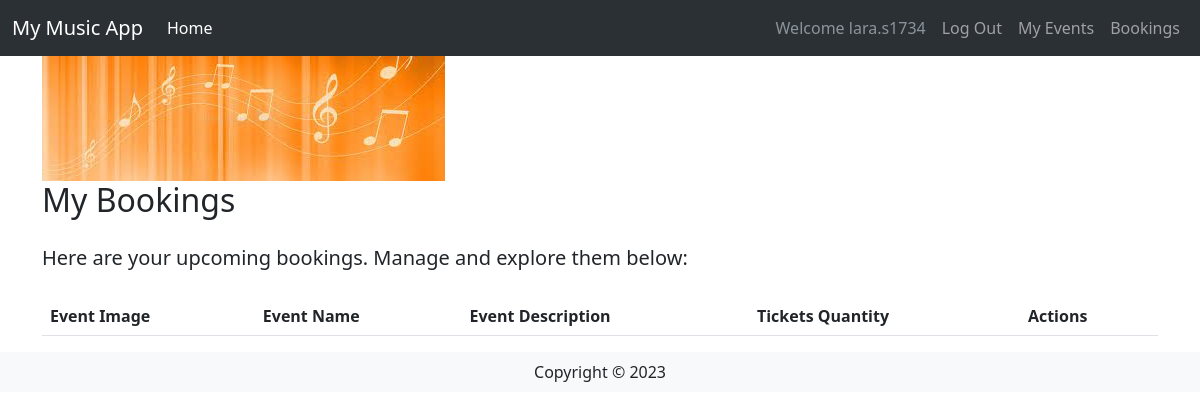
The page /userbookings (signed in) on the database as committed earlier.
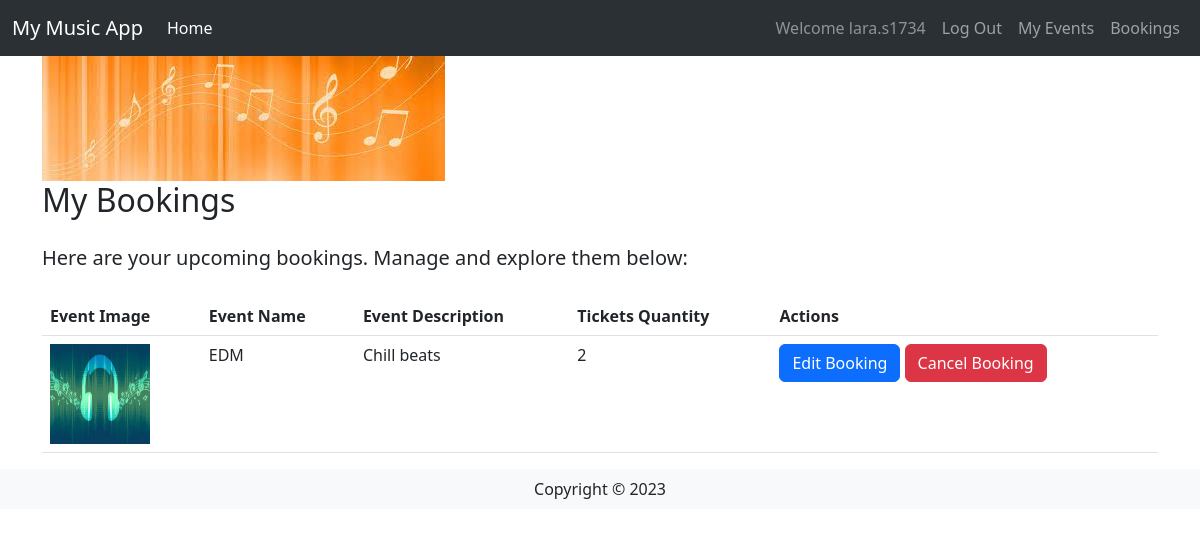
The same page on the database as committed later.
### website/models.py (models this page shows, shortened)
class Concert(db.Model):
    __tablename__ = 'Event'
    id = db.Column(db.Integer, primary_key=True)
    EventName = db.Column(db.String(80))
    EventDesc = db.Column(db.String(200))
    EventImage = db.Column(db.String(400))
    EventDate = db.Column(db.String(100))
    EventLocation = db.Column(db.String(100))
    EventInfo = db.Column(db.String(200))
    EventPrice = db.Column(db.DECIMAL(9, 2))
    EventStatus = db.Column(db.String(20))
    EventTicketCount = db.Column(db.Integer)
    UserId = db.Column(db.Integer, db.ForeignKey('User.id'))
    userCreator = db.relationship('User', backref='events_created')
    EventTime = db.Column(db.String(100))
    Comments = db.relationship('Comment', backref='concert')

class Booking(db.Model):
    __tablename__ = 'Bookings'
    id = db.Column(db.Integer, primary_key=True)
    TicketQuantity = db.Column(db.Integer)
    UserID = db.Column(db.Integer, db.ForeignKey('User.id'))
    EventID = db.Column(db.Integer, db.ForeignKey('Event.id'))

### website/userbooking.py (the view)
@usebookbp.route('/userbookings', methods=['GET', 'POST'])
@login_required
def userbookings():
    id= current_user.id
    userquery = db.select(Booking.EventID).where(Booking.UserID==id)
    userresult = db.session.execute(userquery).scalars()
    userbookings = userresult.all()
    concerts = db.session.scalars(db.select(Concert).where(Concert.id.in_(userbookings)))
    tickets = db.session.scalars(db.select(Booking).where(Booking.UserID == id))
    results = tickets.all()
    return render_template('user/bookings.html',concerts = concerts, tickets = results)

### website/templates/user/bookings.html (shortened to what this page needs)
{% extends 'base.html' %}
{% block content %}
<div class="container">
    <img src="website/static/image/header.jpeg" class="img-fluid" alt="Header Image">
    <h2 class="mb-4">My Bookings</h2>
    <p class="lead">Here are your upcoming bookings. Manage and explore them below:</p>
    {% if concerts %}
    <table class="table mt-4">
        <thead>
            <tr>
                <th scope="col">Event Image</th>
                <th scope="col">Event Name</th>
                <th scope="col">Event Description</th>
                <th scope="col">Tickets Quantity</th>
                <th scope="col">Actions</th>
            </tr>
        </thead>
        <tbody>
            {% for concert in concerts %}
            <tr>
                <td><img class="img-fluid" style="width: 100px; height: 100px;" src="{{ concert.EventImage }}" alt="Event Image" /></td>
                <td>{{ concert.EventName }}</td>
                <td>{{ concert.EventDesc }}</td>
                <td>{{ tickets[loop.index-1].TicketQuantity }}</td>
                <td>
                    <a href="{{ url_for('bookings.edit', id=concert.id) }}" class="btn btn-primary">Edit Booking</a>
                    <a href="{{ url_for('bookings.delete', id=concert.id) }}" class="btn btn-danger">Cancel Booking</a>
                </td>
            </tr>
            {% endfor %}
        </tbody>
    </table>
    {% else %}
    <p>No bookings available.</p>
    {% endif %}
</div>
{% endblock %}

Rows that differ between the two databases and show on the page:
now on this page (row unchanged): Concert: EventImage (picture), EventName "EDM", EventDesc "Chill beats"
added Booking: TicketQuantity "2"
